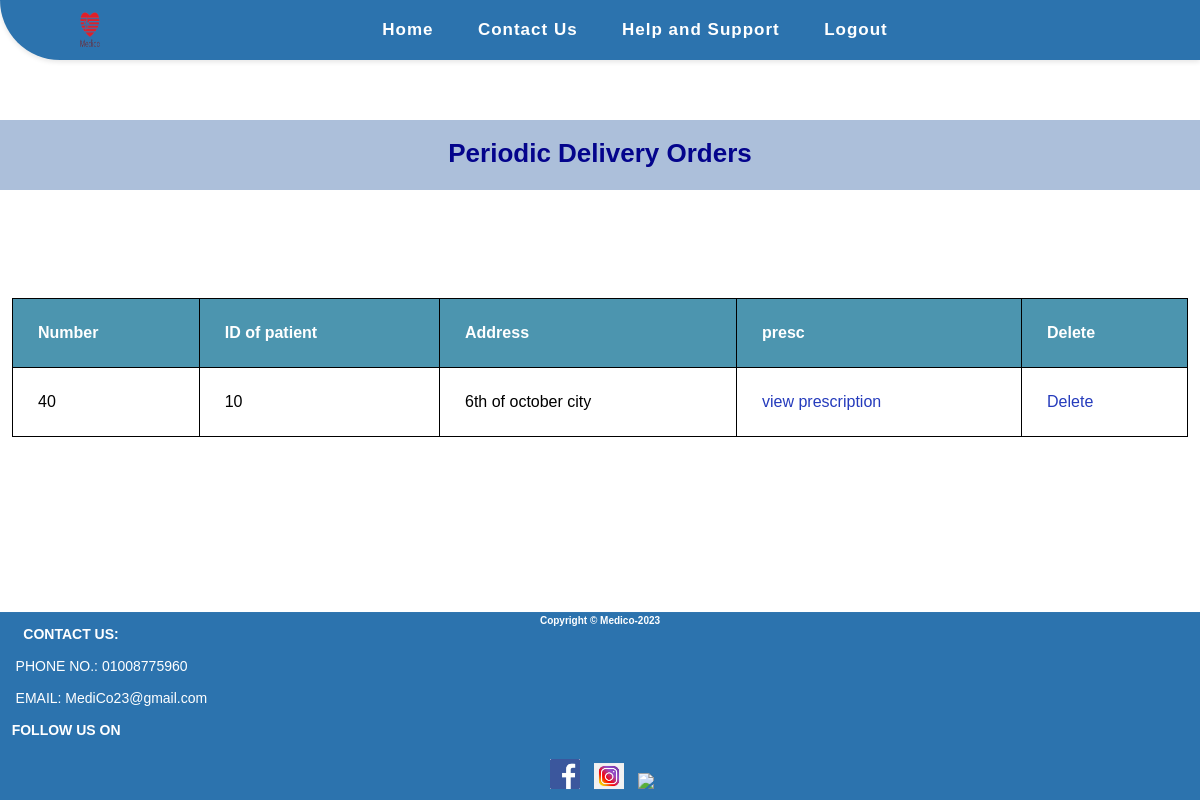
The page /pharmacy/pdm.php (signed in) on the database as committed earlier.
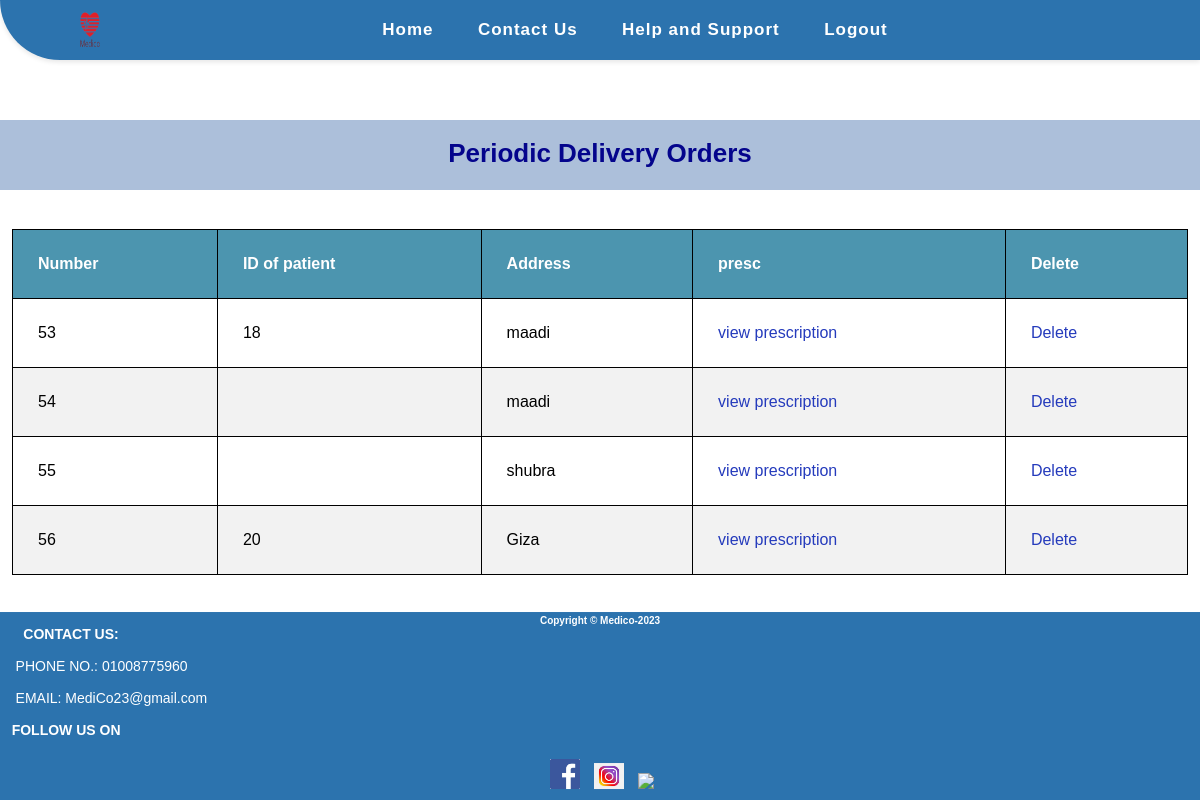
The same page on the database as committed later.
### tables this page shows
CREATE TABLE `images` (
  `id` int(11) NOT NULL,
  `patient_id` int(11) DEFAULT NULL,
  `d_id` int(11) DEFAULT NULL,
  `patient_address` varchar(255) NOT NULL,
  `date_of_order` date NOT NULL,
  `time_of_order` time NOT NULL,
  `image` mediumtext NOT NULL,
  `activity` varchar(255) NOT NULL,
  `order_cd` varchar(255) NOT NULL
);

### pharmacy/pdm.php (the view, shortened to what this page needs)
<?php
include "../shared/conn.php";
if (isset($_SESSION['pharmacy'])) {
    $select = "SELECT * FROM `images`
WHERE order_cd = 'yes'";
    $sel = mysqli_query($connect , $select);
?>
<!DOCTYPE html>
<html lang="en">
<head>
    <link rel="stylesheet" href="../CSS/footer.css">
    <link rel="stylesheet" href="../CSS/pharmacy's view.css">
</head>
<body>
    <nav>
        <div class="logo">
            <a href="#"><img src="../Images/Medico_Logo_2_Final-removebg-preview-1.png" height="100px" width="200px" alt="Medico Logo"></a>
        </div>
        <ul class="nav-links">
            <li><a href="./pharmacy_view.php">Home</a></li>
            <li><a href="#">Contact Us</a></li>
            <li><a href="#">Help and Support</a></li>
            <li><a href="../shared/login.php?gbye='1'">Logout</a></li>
        </ul>
    </nav>
    <h1 class="h1_text" id="Requests">Periodic Delivery Orders</h1>
    <table>
        <thead>
            <tr>
                <th>Number</th>
                <th>ID of patient</th>
                <th>Address</th>
                <th>presc</th>
                <th>Delete</th>
            </tr>
        </thead>
        <tbody>
            <?php foreach($sel as $s){ ?>
            <tr>
                <td><?php echo $s['id']; ?></td>
                <td><?php echo $s['patient_id']; ?></td>
                <td><?php echo $s['patient_address']; ?></td>
                <td><a href="periodic_del.php?view=<?php echo $s['id']; ?>">view prescription</a></td>
                <td><a href="pdm.php?delete=<?php echo $s['id']; ?>">Delete</a></td>
            </tr>
            <?php } ?>
        </tbody>
    </table>
    <?php }?>
    <footer class="sticky-footer">
        <div>
            <h6>Copyright &copy Medico-2023</h6>
        </div>
               <div>
               <h4 class="_14">  &nbsp  &nbsp  &nbsp CONTACT US:</h4>
                  <br>    &nbsp  &nbsp PHONE NO.: 01008775960 <br>
                   <br>    &nbsp  &nbsp EMAIL: MediCo23@gmail.com
</div>
<br>
<div class="footer-social-icons">
  <h4 class="r"> &nbsp &nbspFOLLOW US ON</h4>
  <br>
  <ul class="social-icons">
    <li><a href="www.facbook.com">&nbsp<img width=30px hight=40px
          src="../Images/icona1.png"></a></li>
    <li><a href="www.instagram.com"><img width=30px hight=40px
          src="../Images/icona2.png"></a></li></li>
    <li><a href="www.twitter.com"><img width=30px hight=40px
          src="../Images/twitter.jpg"></a></li>
</ul>
</div>
    </footer>
</body>
</html>

Rows that differ between the two databases and show on the page:
removed images: id "40", patient "10", patient_address "6th of october city"
added images: id "53", patient "18", patient_address "maadi"
added images: id "54", patient_address "maadi"
added images: id "55", patient_address "shubra"
added images: id "56", patient "20", patient_address "Giza"
